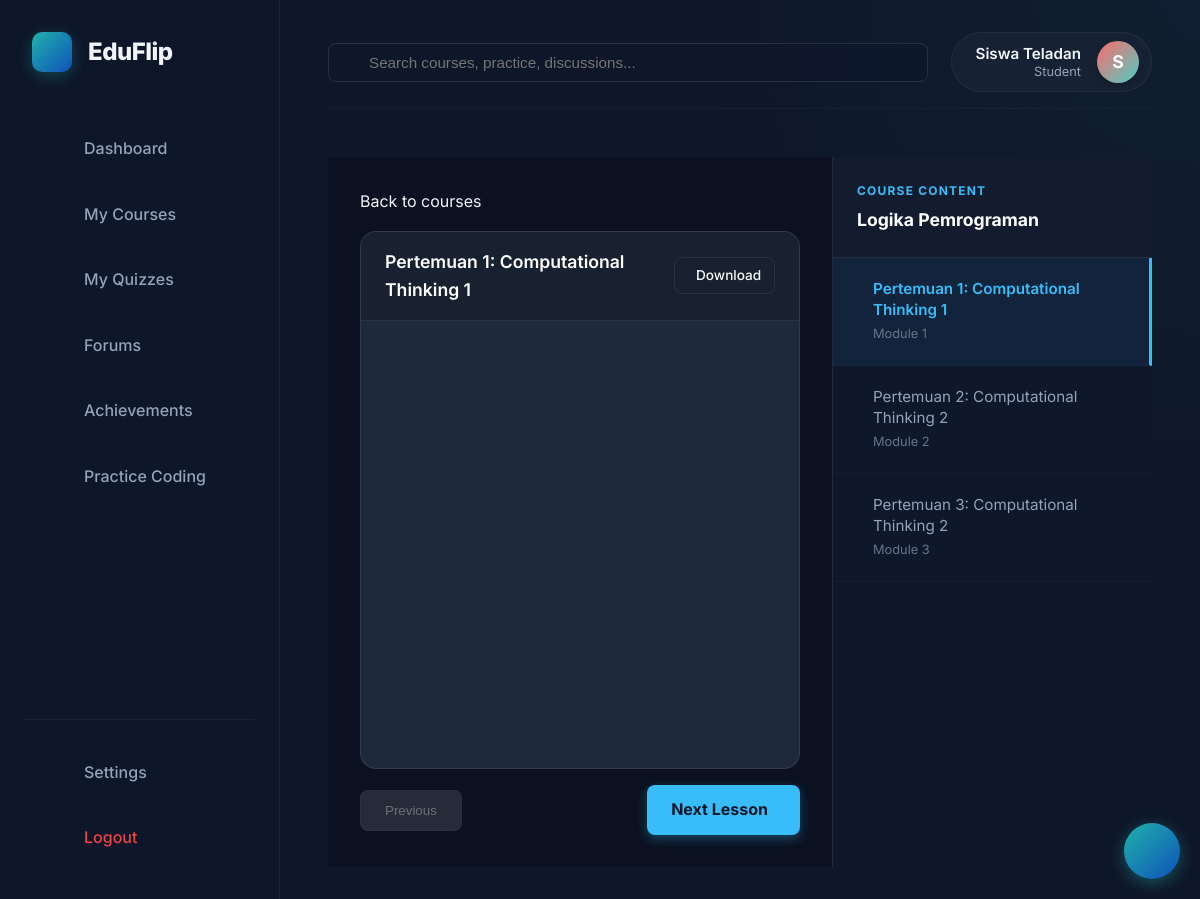
/web/public/student/learn.php?course_id=5&material_id=11 (signed in), run on the app's committed database.
### tables this page shows
CREATE TABLE IF NOT EXISTS materials (
    id INT AUTO_INCREMENT PRIMARY KEY,
    course_id INT NOT NULL,
    title VARCHAR(255) NOT NULL,
    file_type VARCHAR(50) NOT NULL,
    file_path VARCHAR(255) NOT NULL,
    order_sequence INT DEFAULT 0,
    prerequisite_material_id INT NULL,
    file_size INT DEFAULT 0,
    uploaded_by INT NULL,
    description TEXT,
    created_at TIMESTAMP DEFAULT CURRENT_TIMESTAMP,
    FOREIGN KEY (course_id) REFERENCES courses(id) ON DELETE CASCADE,
    FOREIGN KEY (prerequisite_material_id) REFERENCES materials(id) ON DELETE SET NULL
);

CREATE TABLE IF NOT EXISTS courses (
    id INT AUTO_INCREMENT PRIMARY KEY,
    course_code VARCHAR(50) NOT NULL,
    course_name VARCHAR(255) NOT NULL,
    description TEXT,
    thumbnail VARCHAR(255) NULL,
    category VARCHAR(100) DEFAULT 'general',
    created_by INT NOT NULL,
    created_at TIMESTAMP DEFAULT CURRENT_TIMESTAMP,
    FOREIGN KEY (created_by) REFERENCES users(id) ON DELETE CASCADE
);

### web/includes/courses.php (called while the page is built, shortened)
<?php
require_once 'config.php';
function getCourseById($id) {
    global $pdo;
    $stmt = $pdo->prepare("SELECT c.*, u.full_name as instructor_name
                          FROM courses c
                          JOIN users u ON c.created_by = u.id
                          WHERE c.id = ?");
    $stmt->execute([$id]);
    return $stmt->fetch(PDO::FETCH_ASSOC);
}
function getMaterial($material_id) {
    global $pdo;
    $stmt = $pdo->prepare("SELECT * FROM materials WHERE id = ?");
    $stmt->execute([$material_id]);
    return $stmt->fetch(PDO::FETCH_ASSOC);
}
function getCourseMaterials($course_id) {
    global $pdo;
    $stmt = $pdo->prepare("SELECT * FROM materials WHERE course_id = ? ORDER BY order_sequence ASC");
    $stmt->execute([$course_id]);
    return $stmt->fetchAll(PDO::FETCH_ASSOC);
}
function getStudentProgress($student_id, $course_id) {
    global $pdo;
    $stmt = $pdo->prepare("
        SELECT mp.*
        FROM student_material_progress mp
        JOIN materials m ON mp.material_id = m.id
        WHERE mp.student_id = ? AND m.course_id = ?
    ");
    $stmt->execute([$student_id, $course_id]);
    $results = $stmt->fetchAll(PDO::FETCH_ASSOC);
    $progress = [];
    return $progress;
}
function isMaterialUnlocked($material_id, $student_id, $progress_data = null) {
    global $pdo;
    $stmt = $pdo->prepare("SELECT prerequisite_material_id FROM materials WHERE id = ?");
    $stmt->execute([$material_id]);
    $material = $stmt->fetch(PDO::FETCH_ASSOC);
    if (empty($material['prerequisite_material_id'])) {
        return true;
    }
    $prereq_id = $material['prerequisite_material_id'];
    $stmt = $pdo->prepare("SELECT status FROM student_material_progress WHERE student_id = ? AND material_id = ?");
    $stmt->execute([$student_id, $prereq_id]);
    $result = $stmt->fetch(PDO::FETCH_ASSOC);
    return $result && $result['status'] === 'completed';
}
function markMaterialComplete($student_id, $material_id) {
    global $pdo;
    $stmt = $pdo->prepare("SELECT id, status FROM student_material_progress WHERE student_id = ? AND material_id = ?");
    $stmt->execute([$student_id, $material_id]);
    $exists = $stmt->fetch(PDO::FETCH_ASSOC);
    $wasAlreadyCompleted = $exists && $exists['status'] === 'completed';
    if (!$wasAlreadyCompleted) {
        require_once __DIR__ . '/gamification.php';
    }
}
?>

### web/includes/gamification.php (called while the page is built, shortened)
<?php
require_once __DIR__ . '/config.php';
function recordDailyActivity($studentId, $type) {
    global $pdo;
    $today = date('Y-m-d');
    $stmt = $pdo->prepare("SELECT id, materials_viewed, quizzes_taken, forum_posts FROM learning_activity WHERE student_id = ? AND activity_date = ?");
    $stmt->execute([$studentId, $today]);
    $existing = $stmt->fetch(PDO::FETCH_ASSOC);
    if ($existing) {
        $column = match($type) {
            'material' => 'materials_viewed',
            'quiz' => 'quizzes_taken',
            'forum' => 'forum_posts',
            default => 'materials_viewed'
        };
        $stmt = $pdo->prepare("UPDATE learning_activity SET $column = $column + 1 WHERE id = ?");
        $stmt->execute([$existing['id']]);
    } else {
        $materials = ($type === 'material') ? 1 : 0;
    }
}
?>

### web/public/student/learn.php (the view, shortened to what this page needs)
<?php
require_once '../../includes/courses.php';
$base_url = '..';
$course_id = $_GET['course_id'] ?? 0;
$material_id = $_GET['material_id'] ?? 0;
$course = getCourseById($course_id);
$materials = getCourseMaterials($course_id);
$progress = getStudentProgress($_SESSION['user_id'], $course_id);
if (!$material_id && !empty($materials)) {
    foreach ($materials as $m) {
        if (isMaterialUnlocked($m['id'], $_SESSION['user_id'], $progress)) {
            $material_id = $m['id'];
            if (!isset($progress[$m['id']]) || $progress[$m['id']]['status'] !== 'completed') {
                break;
            }
        }
    }
    if (!$material_id) $material_id = $materials[0]['id'];
    header("Location: learn.php?course_id=$course_id&material_id=$material_id");
    exit;
} elseif ($material_id) {
    $current_material = getMaterial($material_id);
    $progress[$material_id]['status'] = 'completed';
} else {
    $current_material = null;
}
include 'includes/header.php';
?>
<div class="classroom-container">
    <main class="content-column">
        <?php if ($current_material): ?>
            <?php if ($current_material['file_type'] == 'video'): ?>
                <div class="video-view">
                    <div>
                        <a href="courses.php" class="text-muted hover:text-white" style="text-decoration:none;">
                            <i class="ri-arrow-left-line"></i> Check other courses
                        </a>
                    </div>
                    <div class="video-wrapper">
                         <div class="text-center">
                            <i class="ri-play-circle-fill" style="font-size: 5rem; color: #38bdf8; opacity: 0.9;"></i>
                            <p class="text-muted mt-3">Video Player Component</p>
                            <small class="text-muted font-mono"><?php echo htmlspecialchars($current_material['file_path']); ?></small>
                         </div>
                    </div>
                    <div>
                        <h1 style="font-size: 2rem; margin-bottom: 0.5rem; color:white; font-weight:700;">
                            <?php echo htmlspecialchars($current_material['title']); ?>
                        </h1>
                        <p class="text-muted">Module <?php echo array_search($current_material, $materials) + 1; ?> • Video Lesson</p>
                    </div>
                    <div style="margin-top:2rem; padding-top:2rem; border-top:1px solid rgba(255,255,255,0.1);">
                        <h3 style="color:white; margin-bottom:1rem;">About this lesson</h3>
                        <div style="color:#94a3b8; line-height:1.6;">
                            <?php echo $current_material['description'] ?? 'No description available for this video lesson.'; ?>
                        </div>
                    </div>
                </div>
            <?php elseif ($current_material['file_type'] == 'pdf'): ?>
                <div class="video-view" style="max-width: 100%; height: 100%; padding: 2rem; display: flex; flex-direction: column;">
                    <div style="margin-bottom: 1rem;">
                        <a href="courses.php" class="text-muted hover:text-white" style="text-decoration:none;">
                            <i class="ri-arrow-left-line"></i> Back to courses
                        </a>
                    </div>
                    <div style="flex: 1; background: #1e293b; border-radius: 16px; overflow: hidden; border: 1px solid var(--c-border); display: flex; flex-direction: column;">
                        <div style="padding: 1rem 1.5rem; background: rgba(0,0,0,0.2); border-bottom: 1px solid var(--c-border); display: flex; justify-content: space-between; align-items: center;">
                            <h2 style="font-size: 1.1rem; color: white; margin: 0; font-weight: 600;">
                                <i class="ri-file-pdf-line text-red-400 mr-2"></i> <?php echo htmlspecialchars($current_material['title']); ?>
                            </h2>
                            <a href="<?php echo htmlspecialchars($base_url . '/' . $current_material['file_path']); ?>" download class="btn-nav-outline" style="padding: 0.4rem 0.8rem; font-size: 0.85rem;">
                                <i class="ri-download-line"></i> Download
                            </a>
                        </div>
                        <iframe src="<?php echo htmlspecialchars($base_url . '/' . $current_material['file_path']); ?>" style="width: 100%; flex: 1; border: none;" type="application/pdf"></iframe>
                    </div>
                    <div class="lesson-footer" style="margin-top: 1rem; border-top: none; background: transparent; padding: 0;">
                        <?php
                            $currentIndex = array_search($current_material, $materials);
                            $prevMaterial = ($currentIndex > 0) ? $materials[$currentIndex - 1] : null;
                            $nextMaterial = ($currentIndex < count($materials) - 1) ? $materials[$currentIndex + 1] : null;
                        ?>
                        <div>
                            <?php if ($prevMaterial): ?>
                                <a href="learn.php?course_id=<?php echo $course_id; ?>&material_id=<?php echo $prevMaterial['id']; ?>" class="btn-nav-outline">
                                    <i class="ri-arrow-left-line"></i> Previous
                                </a>
                            <?php else: ?>
                                <button class="btn-nav-outline" disabled>Previous</button>
                            <?php endif; ?>
                        </div>
                        <div>
                            <?php if ($nextMaterial): ?>
                                <a href="learn.php?course_id=<?php echo $course_id; ?>&material_id=<?php echo $nextMaterial['id']; ?>" class="btn-nav-primary">
                                    Next Lesson <i class="ri-arrow-right-line"></i>
                                </a>
                            <?php else: ?>
                                <button class="btn-nav-primary" disabled>Finish Course</button>
                            <?php endif; ?>
                        </div>
                    </div>
                </div>
            <?php endif; ?>
        <?php endif; ?>
    </main>
    <aside class="playlist-column">
        <div class="playlist-header-box">
             <div style="font-size: 0.75rem; text-transform:uppercase; letter-spacing: 0.1em; color: var(--c-accent); font-weight:700; margin-bottom: 0.5rem;">Course Content</div>
             <h4 style="margin:0; font-size: 1.1rem; color: white; line-height:1.4;"><?php echo htmlspecialchars($course['course_name']); ?></h4>
        </div>
        <div class="playlist-scroll-area">
             <?php foreach ($materials as $index => $material):
                    $isUnlocked = isMaterialUnlocked($material['id'], $_SESSION['user_id'], $progress);
                    $isActive = $current_material && $current_material['id'] == $material['id'];
                    $itemClass = "playlist-item";
                    if ($isActive) $itemClass .= " active";
                    $href = $isUnlocked ? "learn.php?course_id=$course_id&material_id={$material['id']}" : "#";
                ?>
                <a href="<?php echo $href; ?>" class="<?php echo $itemClass; ?>" <?php echo $isUnlocked ? '' : 'onclick="return false;"'; ?>>
                    <div style="flex: 1;">
                        <div style="font-size: 0.95rem; line-height: 1.4; margin-bottom: 0.25rem; font-weight: <?php echo $isActive ? '600':'400'; ?>;">
                            <?php echo htmlspecialchars($material['title']); ?>
                        </div>
                        <div style="font-size: 0.8rem; color: #64748b;">Module <?php echo $index + 1; ?></div>
                    </div>
                </a>
            <?php endforeach; ?>
        </div>
    </aside>
</div>
<?php include 'includes/footer.php'; ?>

### web/public/assets/css/main.css (style rules this page uses)
:root { --primary: #0f52ba; --secondary: #20b2aa; --accent: #ffd700; --bg-dark: #0f172a; --bg-darker: #020617; --bg-card: #1e293b; --bg-light: #f8fafc; --bg-white: #ffffff; --text-main: #f1f5f9; --text-muted: #94a3b8; --text-dark: #0f172a; --success: #10b981; --warning: #f59e0b; --danger: #ef4444; --font-main: "Inter", system-ui, -apple-system, sans-serif; --container-width: 1200px; --header-height: 80px; --radius-sm: 0.375rem; --radius-md: 0.5rem; --radius-lg: 1rem; --transition: all 0.3s ease; }
*, *::before, *::after { margin: 0; padding: 0; box-sizing: border-box; }
body { font-family: var(--font-main); background-color: var(--bg-dark); color: var(--text-main); line-height: 1.6; line-height: 1.6; overflow-x: hidden; width: 100%; }
a { text-decoration: none; color: inherit; transition: var(--transition); }

### web/public/assets/css/student.css (style rules this page uses)
:root { --sidebar-width: 280px; --header-height: 80px; }
body { background-color: var(--bg-dark); margin: 0; padding: 0; overflow-x: hidden; }

### web/public/student/learn.php (style rules this page uses)
:root { --c-bg-main: #0b1120; --c-bg-card: #1e293b; --c-bg-side: #0f172a; --c-text-primary: #f8fafc; --c-text-secondary: #94a3b8; --c-accent: #38bdf8; --c-accent-hover: #0ea5e9; --c-border: rgba(255,255,255,0.08); }
.classroom-container { height: calc(100vh - 90px); display: grid; grid-template-columns: 1fr 320px; gap: 0; background: var(--c-bg-main); overflow: hidden; }
.content-column { display: flex; flex-direction: column; overflow-y: auto; position: relative; scrollbar-width: thin; scrollbar-color: var(--c-bg-card) var(--c-bg-main); }
.video-view { padding: 3rem; max-width: 1100px; margin: 0 auto; width: 100%; animation: fadeIn 0.5s ease; }
.lesson-footer { padding: 2rem 3rem; background: var(--c-bg-side); border-top: 1px solid var(--c-border); display: flex; justify-content: space-between; align-items: center; }
.playlist-column { background: var(--c-bg-side); border-left: 1px solid var(--c-border); display: flex; flex-direction: column; height: 100%; }
.playlist-header-box { padding: 1.5rem; border-bottom: 1px solid var(--c-border); background: #131c2e; }
.playlist-scroll-area { flex: 1; overflow-y: auto; }
.playlist-item { display: flex; padding: 1.25rem 1.5rem; gap: 1rem; border-bottom: 1px solid rgba(255,255,255,0.02); color: var(--c-text-secondary); text-decoration: none; transition: all 0.2s cubic-bezier(0.4, 0, 0.2, 1); align-items: flex-start; }
.playlist-item.active { background: rgba(56, 189, 248, 0.08); color: var(--c-accent); border-right: 3px solid var(--c-accent); }
.btn-nav-outline { padding: 0.75rem 1.5rem; border: 1px solid var(--c-border); border-radius: 8px; color: var(--c-text-primary); text-decoration: none; transition: all 0.2s; display: inline-flex; align-items: center; gap: 0.5rem; font-weight: 500; }
.btn-nav-outline:disabled { opacity: 0.4; cursor: not-allowed; }
.btn-nav-primary { padding: 0.75rem 1.5rem; background: var(--c-accent); color: #0f172a; border-radius: 8px; text-decoration: none; transition: all 0.2s; display: inline-flex; align-items: center; gap: 0.5rem; font-weight: 700; box-shadow: 0 4px 12px rgba(56, 189, 248, 0.3); }

### data on the page
materials: title "Pertemuan 1: Computational Thinking 1"
courses: course_name "Logika Pemrograman"
materials: title "Pertemuan 2: Computational Thinking 2"
materials: title "Pertemuan 3: Computational Thinking 2"

### other printed values
$_SESSION['full_name'] "Siswa Teladan"
substr($_SESSION['full_name'], 0, 1) "S"
